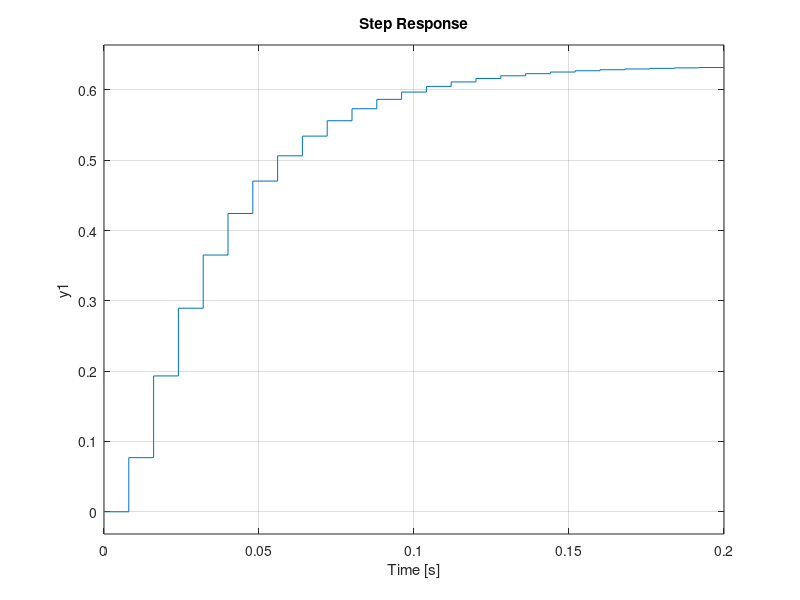

Write MATLAB code to recreate this figure. (Note: this script raises an error after producing the figure.)
%% Construccion de espacio de estados

C = 1e-6;
R1 = 10e3;
R2 = 27e3;

ts_cont = 8;

A = [-1/(R1*C)-1/(R2*C) 1/(R2*C); 1/(R2*C) -1/(R2*C)];
B = [1/(R1*C); 0];
C = [0 1];

sys_ss = ss(A, B, C, 0);
sys_ss_disc = c2d(sys_ss, ts_cont/1000);

pole(sys_ss_disc)

%% Pole placement sin observador

P = [0.78 0.1];
%P = [0.68 0.7];

K = place(sys_ss_disc.A, sys_ss_disc.B, P)

Acl = sys_ss_disc.A - sys_ss_disc.B*K;

syscl = ss(Acl, sys_ss_disc.B, sys_ss_disc.C, sys_ss_disc.D, ts_cont/1000);
Pcl = pole(syscl)

figure(1)
step(syscl)

figure(2)
step(d2c(syscl, 'foh'))
stepinfo(d2c(syscl, 'foh'))

polos_cont_pp = log(Pcl)/(ts_cont/1000)/(2*pi)

kf = -1/(sys_ss_disc.C*inv(Acl)*sys_ss_disc.B)

%% Pole placement con observador

%%

filename = 'putty.csv';
ts = 0.008;

data = csvread(filename);

res = 3.3/4095;
data = data*res;

%plot(data)

risetime(data(:,2), 1/ts)
%rt = mean(risetime(data(:,2), 1/ts))
